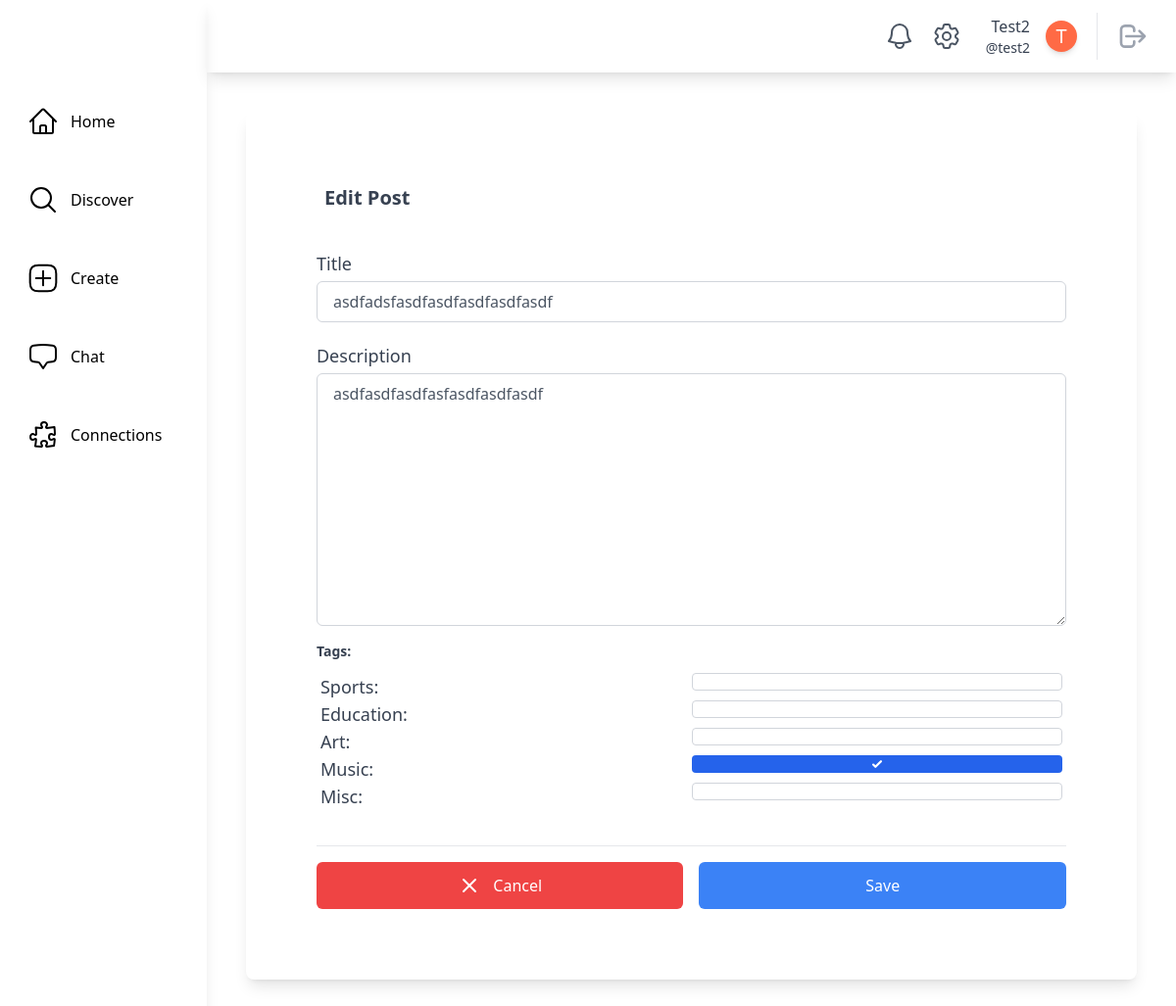
The app's page /posts/post/test2/18/edit/ (signed in) with its own data.
### main/models.py (models this page shows, shortened)
class SocialUser(AbstractUser):
    class Pronouns(models.IntegerChoices):
        SHE = 1, _("She/Her")
        HE = 2, _("He/Him")
        THEY = 3, _("They/Them")
        OTHER = 4, _("Other/Prefer Not To Say")
    username = models.CharField(max_length=30, unique=True)
    email = models.EmailField(unique=True, default="@nyu.edu")
    full_name = models.CharField(max_length=50, default="")
    pronouns = models.IntegerField(default=Pronouns.OTHER, choices=Pronouns.choices)
    date_of_birth = models.DateField(null=True, validators=[validate_age])
    major = models.CharField(max_length=100, default="undeclared")
    tags = models.ManyToManyField(InterestTag, related_name="tags")
    profile_picture = models.ImageField(
        upload_to="profile_pics/", null=True, blank=True
    )
    timestamp = models.DateTimeField("timestamp", default=timezone.now)  # joined

class InterestTag(models.Model):
    name = models.CharField(max_length=50, unique=True)
    class Meta:
        db_table = "interest_tags"
        verbose_name_plural = "Interest Tags"
    def __str__(self):
        return self.name

### posts/models.py (models this page shows, shortened)
class ActivityPost(models.Model):
    class PostStatus(models.IntegerChoices):
        DRAFT = 1, _("Draft")
        ACTIVE = 2, _("Active")
        ARCHIVED = 3, _("Archived")
    class Meta:
        db_table = "activity_posts"
        verbose_name_plural = "Activity Posts"
    poster = models.ForeignKey(settings.AUTH_USER_MODEL, on_delete=models.CASCADE)
    timestamp = models.DateTimeField(auto_now_add=True)
    title = models.CharField(max_length=255)
    description = models.TextField(max_length=1023)
    status = models.IntegerField(default=PostStatus.DRAFT, choices=PostStatus.choices)
    tags = models.ManyToManyField(InterestTag)

### posts/views.py (the view, shortened to what this page needs)
@method_decorator(login_required, name="dispatch")
class EditPostView(LoginRequiredMixin, generic.UpdateView):
    model = ActivityPost
    template_name = "posts/edit_post.html"
    form_class = EditPostForm
    def get_context_data(self, **kwargs):
        context = super().get_context_data(**kwargs)
        context["post"] = get_object_or_404(
            ActivityPost,
            poster__username=self.kwargs["poster"],
            pk=self.kwargs["pk"],
        )
        return context
    def dispatch(self, request, *args, **kwargs):
        poster = self.kwargs["poster"]
        if self.request.user.username != poster:
            return self.handle_no_permission()
        return super().dispatch(request, *args, **kwargs)

### posts/forms.py (shortened to what this page needs)
class EditPostForm(forms.ModelForm):
    title = forms.CharField(
        required=True,
        widget=forms.TextInput(
            attrs={
                "class": """px-4 py-2 border focus:ring-gray-500 focus:border-gray-900
                w-full sm:text-sm border-gray-300 rounded-md focus:outline-none text-gray-600""",
                "name": "title",
            }
        ),
    )
    description = forms.CharField(
        required=True,
        widget=forms.Textarea(
            attrs={
                "class": """px-4 py-2 border focus:ring-gray-500 focus:border-gray-900
                w-full sm:text-sm border-gray-300 rounded-md focus:outline-none text-gray-600""",
                "name": "description",
            }
        ),
    )
    tags = forms.ModelMultipleChoiceField(
        required=True,
        queryset=InterestTag.objects.all(),
        widget=forms.CheckboxSelectMultiple(
            attrs={
                "class": "w-1/2 p-2 border border-gray-300 rounded max-h-52 overflow-y-auto",
                "name": "tags",
            }
        ),
    )
    class Meta:
        model = ActivityPost
        fields = ["title", "description", "tags"]

### main/models.py (called while the page is built)
    @classmethod
    def count_unread_notifications(cls, user):
        return (
            cls.objects.filter(models.Q(recipient_user=user, is_read=False))
            .all()
            .order_by("-timestamp")
            .count()
        )

### theme/templatetags/theme_customfilters.py (called while the page is built)
@register.filter
def count_unread_notifications(user):
    return Notification.count_unread_notifications(user)

### posts/templates/posts/edit_post.html (shortened to what this page needs)
{% extends "base.html" %}
{% block content %}
    <div class="bg-white rounded-lg shadow-lg p-8 m-10">
        <div class="relative px-4 py-10 bg-white mx-8 md:mx-0 rounded-3xl sm:p-10">
            <form action="{% url 'posts:edit_post' poster=post.poster pk=post.id %}"
                  method="post">
                <div class="mx-auto">
                    <div class="flex items-center space-x-5">
                        <div class="block pl-2 font-semibold text-xl self-start text-gray-700">
                            <h2 class="leading-relaxed">Edit Post</h2>
                        </div>
                    </div>
                    <div class="divide-y divide-gray-200">
                        <div class="py-8 text-base leading-6 space-y-4 text-gray-700 sm:text-lg sm:leading-7">
                            <div class="flex flex-col">
                                <label class="leading-loose"
                                       for="{{ form.title.id_for_label }}">{{ form.title.label }}</label>
                                {{ form.title }}
                            </div>
                            <div class="flex flex-col">
                                <label class="leading-loose"
                                       for="{{ form.description.id_for_label }}">Description</label>
                                {{ form.description }}
                            </div>
                            <div class="flex flex-col">
                                <label for="{{ form.tags.id_for_label }}"
                                       class="block text-gray-700 text-sm font-bold mb-2">Tags:</label>
                                <div class="max-h-30 overflow-y-auto p-1">
                                    {% for tag in form.tags %}
                                        <label class="flex flex-row justify-between">
                                            <span class="text-gray-700">{{ tag.choice_label }}:</span>
                                            {{ tag.tag }}
                                        </label>
                                    {% endfor %}
                                </div>
                            </div>
                        </div>
                        <div class="pt-4 flex items-center space-x-4">
                            <a href="{% url 'main:home' %}"
                               class="bg-red-500 flex justify-center items-center w-full text-white px-4 py-3 rounded-md focus:outline-none">
                                <svg class="w-6 h-6 mr-3"
                                     fill="none"
                                     stroke="currentColor"
                                     viewBox="0 0 24 24"
                                     xmlns="http://www.w3.org/2000/svg">
                                    <path stroke-linecap="round" stroke-linejoin="round" stroke-width="2"
                                          d="M6 18L18 6M6 6l12 12"></path>
                                </svg>
                                Cancel
                            </a>
                            {% if post.status == post.PostStatus.ACTIVE %}
                                <button type="submit"
                                        name="action"
                                        value="post"
                                        class="bg-blue-500 flex justify-center items-center w-full text-white px-4 py-3 rounded-md focus:outline-none">
                                    Save
                                </button>
                            {% endif %}
                        </div>
                    </div>
                </div>
            </form>
        </div>
    </div>
{% endblock content %}

### theme/templates/base.html (shortened to what this page needs)
{% load static tailwind_tags %}
{% load theme_customfilters %}
<!DOCTYPE html>
<html lang="en">
    <head>
        {% tailwind_css %}
    </head>
    <body class="flex bg-white min-h-screen">
        {% if user.is_authenticated %}
            <div class="h-screen w-full bg-white relative flex overflow-hidden">
                <aside class="h-full shadow-lg w-64 flex flex-col space-y-10 items-start relative bg-white text-black">
                    <div class="h-16 flex items-center w-full">
                    </div>
                    <a href="{% url 'main:home' %}"
                       class="flex items-center ml-6 p-1 rounded hover:bg-gray-100 focus:bg-gray-100 transition duration-200 transform hover:scale-110">
                        <span class="ml-3">Home</span>
                    </a>
                    <a href="{% url 'main:discover' %}"
                       class="flex items-center ml-6 p-1 rounded hover:bg-gray-100 focus:bg-gray-100 transition duration-200 transform hover:scale-110">
                        <svg xmlns="http://www.w3.org/2000/svg"
                             fill="none"
                             viewBox="0 0 24 24"
                             stroke-width="1.5"
                             stroke="currentColor"
                             class="w-8 h-8">
                            <path stroke-linecap="round" stroke-linejoin="round" d="M21 21l-5.197-5.197m0 0A7.5 7.5 0 105.196 5.196a7.5 7.5 0 0010.607 10.607z" />
                        </svg>
                        <span class="ml-3">Discover</span>
                    </a>
                    <a href="{% url 'posts:create_post' %}"
                       class="flex items-center ml-6 p-1 rounded hover:bg-gray-100 focus:bg-gray-100 transition duration-200 transform hover:scale-110">
                        <span class="ml-3">Create</span>
                    </a>
                    <a href="{% url 'chat:chat_room_list' %}"
                       class="flex items-center ml-6 p-1 rounded hover:bg-gray-100 focus:bg-gray-100 transition duration-200 transform hover:scale-110">
                        <span class="ml-3">Chat</span>
                    </a>
                    <a href="{% url 'main:connections' user.username %}"
                       class="flex items-center ml-6 p-1 rounded hover:bg-gray-100 focus:bg-gray-100 transition duration-200 transform hover:scale-110">
                        <span class="ml-3">Connections</span>
                    </a>
                </aside>
                <div class="w-full h-full flex flex-col justify-between">
                    <header class="h-20 w-full flex items-center relative justify-end px-5 shadow-lg">
                        <a href="{% url 'main:notifications' user.username %}"
                           class="relative p-2 text-gray-600 hover:bg-gray-100 hover:text-gray-600 focus:bg-gray-100 focus:text-gray-600 rounded-full">
                           <span class="absolute top-1 left-6 text-xs bg-red-500 text-white font-medium px-1 shadow-lg rounded-full border-2 border-white">
                           </span>
                        </a>
                            <a href="{% url 'main:settings' user.username %}"
                            class="relative p-2 text-gray-600 hover:bg-gray-100 hover:text-gray-600 focus:bg-gray-100 focus:text-gray-600 rounded-full">
                        </a>
                        <a href="{% url 'main:profile_page' user.username %}"
                           class="rounded hover:bg-gray-100 hover:text-gray-600 focus:bg-gray-100 focus:text-gray-600 px-2 ml-2">
                            <div class="flex flex-shrink-0 items-center space-x-4 text-gray-700">
                                <div class="flex flex-col items-end ">
                                    <div class="text-md font-medium ">{{ user.full_name|capfirst }}</div>
                                    <div class="text-sm font-regular">@{{ user.username }}</div>
                                </div>
                                <div class="rounded-full h-8 w-8 bg-[#ff6a45] flex items-center justify-center shadow-md border-white transition duration-200 transform hover:scale-110">
                                    {% if user.profile_picture %}
                                        {% comment %} Profile Picture with same shape {% endcomment %}
                                    {% else %}
                                            <span class="text-white text-xl">{{ user.full_name|first|capfirst }}</span>
                                    {% endif %}
                                </div>
                            </div>
                        </a>
                        <div class="border-l pl-3 ml-3 space-x-1">
                            <button class="relative p-2 text-gray-400 hover:bg-gray-100 hover:text-gray-600 focus:bg-gray-100 focus:text-gray-600 rounded-full">
                                <a href="{% url 'main:logout' %}">
                                    <svg aria-hidden="true"
                                         fill="none"
                                         viewBox="0 0 24 24"
                                         stroke="currentColor"
                                         class="h-8 w-8">
                                        <path stroke-linecap="round" stroke-linejoin="round" stroke-width="2" d="M17 16l4-4m0 0l-4-4m4 4H7m6 4v1a3 3 0 01-3 3H6a3 3 0 01-3-3V7a3 3 0 013-3h4a3 3 0 013 3v1" />
                                    </svg>
                                </a>
                            </button>
                        </div>
                    </header>
                    <main class="max-w-full h-full flex flex-col relative overflow-auto">
                        {% block content %}
                        {% endblock content %}
                    </main>
                </div>
            </div>
        {% endif %}
    </body>
</html>

### records on screen
SocialUser: full_name "Test2", username "test2", full_name|first "T"
ActivityPost: title "asdfadsfasdfasdfasdfasdfasdf", description "asdfasdfasdfasfasdfasdfasdf"
InterestTag: choice_label "Sports"
InterestTag: choice_label "Education"
InterestTag: choice_label "Art"
InterestTag: choice_label "Music"
InterestTag: choice_label "Misc"
